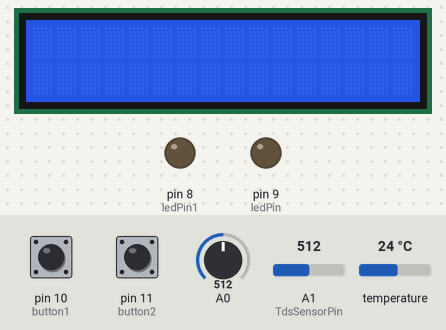
A sketch run on a simulated Arduino Uno, built with avr-gcc and run on an emulated ATmega328P. On the bench: 16×2 character LCD, output pins drawn as LEDs (lit = HIGH). The inputs (shaded band) are chosen by the test bench; at power-on: A0 = 512, temperature 24 °C, A1 (TdsSensorPin) = 512, pin 10 (button1) HIGH, pin 11 (button2) HIGH. The local clock reads 2024-03-15 10:24:30 at power-on unless the sketch sets it; what the sketch prints to the serial monitor is not drawn.

Above: at 1.3 s.
1.4 s: A0 set to 492
At 14.9 s:
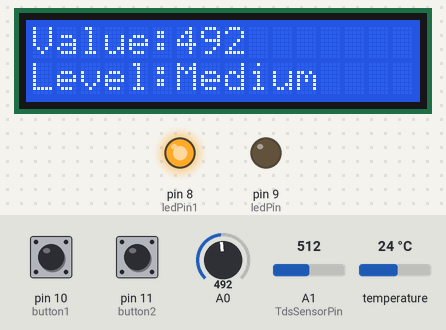
15.3 s: temperature set to 41 °C
At 27.8 s:
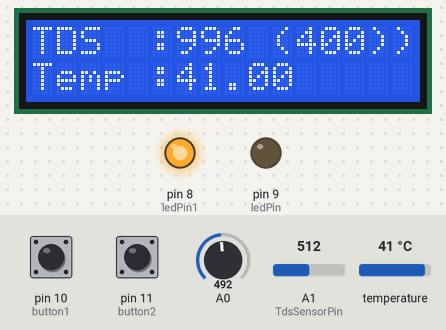
29.3 s: A1 (TdsSensorPin) set to 296
At 36.0 s:
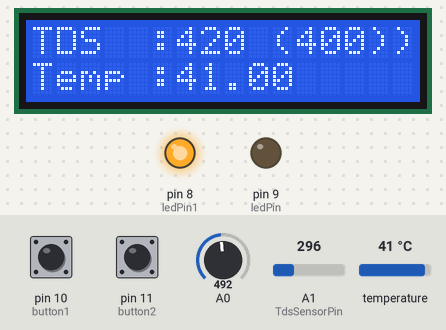
42.0 s: A1 (TdsSensorPin) set to 270
At 54.6 s:
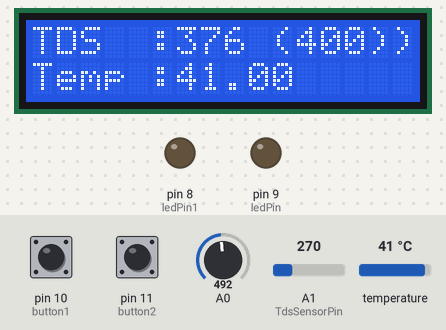
54.9 s: A0 set to 511
At 67.8 s:
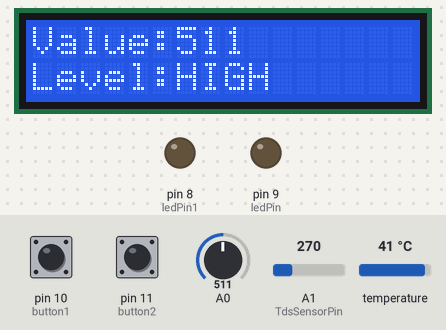
68.9 s: A0 set to 306
At 77.2 s:
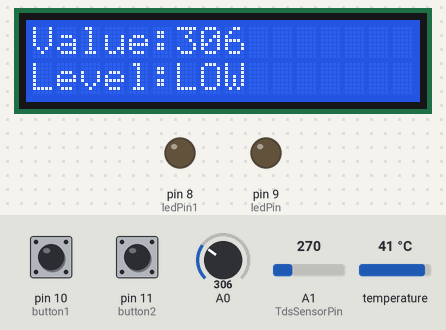
Timing chart, 0 to 78.7 s (numbered marks = the images above; inputs shaded):
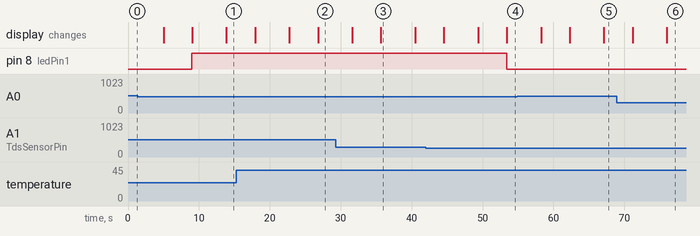

Measured:
- the behaviour switches between 510 and 509 on A0 (found by bisection; images 0 and 1)
- the behaviour switches between 285 and 284 on A1 (TdsSensorPin) (found by bisection; images 3 and 4)
- after the input at 1.4 s, the display: first differs from a run without the input after 12.5 s (image 1)
- after the input at 15.3 s, the display: first differs from a run without the input after 11.5 s (image 2)
- after the input at 29.3 s, the display: first differs from a run without the input after 6.4 s (image 3)
- after the input at 42.0 s, pin 8 (ledPin1): HIGH → LOW after 11.4 s; the display: first differs from a run without the input after 11.4 s (image 4)
- after the input at 54.9 s, the display: first differs from a run without the input after 12.2 s (image 5)
- after the input at 68.9 s, the display: first differs from a run without the input after 7.1 s (image 6)

The sketch:

Aquariummeter.ino
```cpp
#include <EEPROM.h>
#include "GravityTDS.h"
#include <LiquidCrystal_I2C.h>
#include <OneWire.h>
#include <DallasTemperature.h>
#include <Wire.h>
#include "RTClib.h"
#include <DS3231.h>

// Changable Vars
int setHourstart = 6; // Set hours to sunrise (24h)
int setMinstart = 0; // Set minute to sunrise
int setHourend = 14; // Set hours to sunset (24h)
int setMinend = 57; // Set minute to sunset
int setMaxTDS = 400; //Default max TDS

const int ledPin1 = 8;
const int ledPin = 9;
const int button1 = 10;
const int button2 = 11;

#define ONE_WIRE_BUS 2
#define TdsSensorPin A1

LiquidCrystal_I2C lcd(0x27, 16, 2);
OneWire oneWire(ONE_WIRE_BUS);
GravityTDS gravityTds;
DallasTemperature sensors(&oneWire);
DS3231  rtc(A2, A3);
Time t;

float tdsValue = 0;

void setup(){
  Serial.begin(9600);
  lcd.begin(16,2);
  lcd.init();
  lcd.backlight();
  sensors.begin();
  gravityTds.setPin(TdsSensorPin);
  gravityTds.setAref(5.0);
  gravityTds.setAdcRange(1024);
  gravityTds.begin();
  pinMode(ledPin1, OUTPUT);
  pinMode(ledPin, OUTPUT);
  rtc.begin();
  pinMode(button1, INPUT_PULLUP);
  pinMode(button2, INPUT_PULLUP);
}

void loop(){
//Water Level

  int value = analogRead(A0);

  lcd.setCursor(0, 0);
  lcd.print("Value:");
  lcd.print(value);
  lcd.print("   ");
  Serial.println(value);

  lcd.setCursor(0, 1);
  lcd.print("Level:");

  if (value == 0) {
    lcd.print("Empty ");
  } else if (value > 1 && value < 350) {
    lcd.print("LOW   ");
  } else if (value > 350 && value < 510) {
    lcd.print("Medium");
  } else if (value > 510){
    lcd.print("HIGH  ");
  }

  for (int positionCounter = 0; positionCounter < 16; positionCounter++) {
    lcd.scrollDisplayLeft();
  }

  delay(4000);

// TDS and Temp

  sensors.requestTemperatures();

  gravityTds.setTemperature(sensors.getTempCByIndex(0));
  gravityTds.update();
  tdsValue = gravityTds.getTdsValue();

  Serial.print(tdsValue,0);
  Serial.println("ppm");
  Serial.print("Temperature is: ");
  Serial.print(sensors.getTempCByIndex(0));

  lcd.setCursor(16, 0);
  lcd.print("TDS  :");
  lcd.print(tdsValue,0);
  lcd.print(" (");
  lcd.print(setMaxTDS);
  lcd.print(")");

  lcd.setCursor(16, 1);
  lcd.print("Temp :");
  lcd.print(sensors.getTempCByIndex(0));
  lcd.print("");

  for (int positionCounter = 0; positionCounter < 16; positionCounter++) {
    lcd.scrollDisplayRight();
  }

  delay(4000);

//MaxTDS Setting

  if (digitalRead(button1) == 0) {
    setMaxTDS = setMaxTDS+10;
  }

  if (digitalRead(button2) == 0) {
    setMaxTDS = setMaxTDS-10;
  }

  if (tdsValue>setMaxTDS) {
    digitalWrite(ledPin1, HIGH);
  } else {
    digitalWrite(ledPin1, LOW);
  }


//LED Timer

  t = rtc.getTime();

  Serial.print("Uhr: ");
  Serial.println(rtc.getTimeStr());

  if (t.hour == setHourstart && t.min == setMinstart) // Check if it's sunrise!
  {
    digitalWrite(ledPin, HIGH);
  }

  if (t.hour == setHourend && t.min == setMinend) // Check if it's sunset!
  {
    digitalWrite(ledPin, LOW);
  }
}
```
